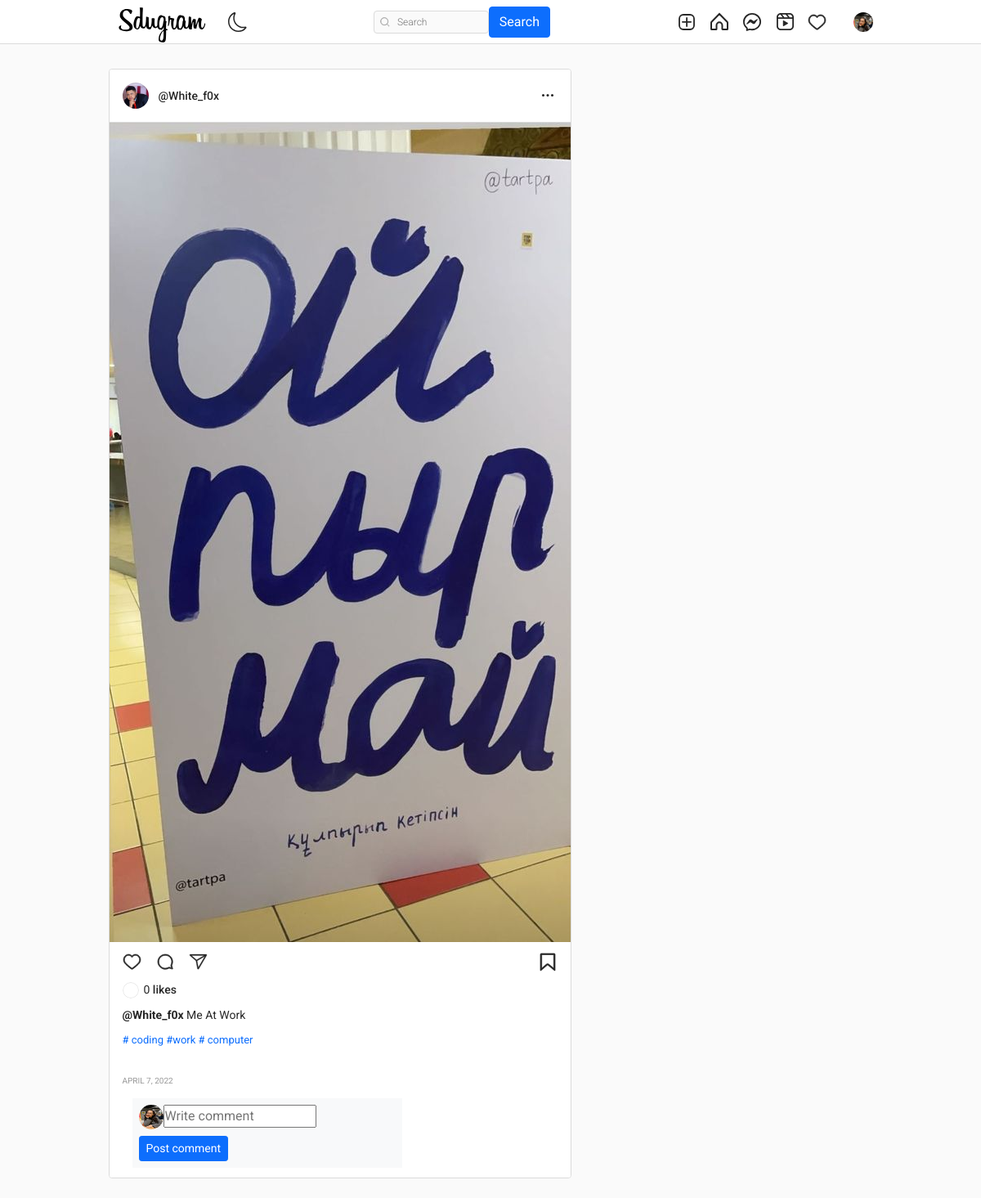
Page /32e19de4-c8df-4a00-b817-7b7b3effafdd (signed in) on the committed database.
### authy/models.py (models this page shows, shortened)
class Profile(models.Model):
    user = models.OneToOneField(User, related_name='profile', on_delete=models.CASCADE)
    image = models.ImageField(upload_to="profile_pciture", null=True, default="default.jpg")
    first_name = models.CharField(max_length=200, null=True, blank=True)
    last_name = models.CharField(max_length=200, null=True, blank=True)
    bio = models.CharField(max_length=200, null=True, blank=True)
    location = models.CharField(max_length=200, null=True, blank=True)
    url = models.URLField(max_length=200, null=True, blank=True)
    favourite = models.ManyToManyField(Post, blank=True)

### post/models.py (models this page shows, shortened)
class Post(models.Model):
    id = models.UUIDField(primary_key=True, default=uuid.uuid4, editable=False)
    picture = models.ImageField(upload_to=user_directory_path, verbose_name="Picture")
    caption = models.CharField(max_length=10000, verbose_name="Caption")
    posted = models.DateField(auto_now_add=True)
    tags = models.ManyToManyField(Tag, related_name="tags")
    user = models.ForeignKey(User, on_delete=models.CASCADE)
    likes = models.IntegerField(default=0)

class Tag(models.Model):
    title = models.CharField(max_length=75, verbose_name='Tag')
    slug = models.SlugField(null=False, unique=True, default=uuid.uuid1)
    class Meta:
        verbose_name = 'Tag'
        verbose_name_plural = 'Tags'
    def get_absolute_url(self):
        return reverse('tags', args=[self.slug])
    def __str__(self):
        return self.title

### post/views.py (the view)
# urls.py: path('<uuid:post_id>', PostDetail, name='post-details'),
@login_required
def PostDetail(request, post_id):
    user = request.user
    post = get_object_or_404(Post, id=post_id)
    comments = Comment.objects.filter(post=post).order_by('-date')
    if request.method == "POST":
        form = NewCommentForm(request.POST)
        if form.is_valid():
            comment = form.save(commit=False)
            comment.post = post
            comment.user = user
            comment.save()
            return HttpResponseRedirect(reverse('post-details', args=[post.id]))
    else:
        form = NewCommentForm()
    context = {
        'post': post,
        'form': form,
        'comments': comments
    }
    return render(request, 'postdetail.html', context)

### comment/forms.py
class NewCommentForm(forms.ModelForm):
    body = forms.CharField(widget=forms.TextInput(attrs={'class': 'input', 'placeholder': 'Write comment'}), required=True)
    class Meta:
        model = Comment
        fields = ("body",)

### templates/postdetail.html (shortened to what this page needs)
{% extends 'base.html' %}
{% load static %}
{% load crispy_forms_tags %}
{% block content %}
<head>
</head>
    <main class="main-container">
        <section class="content-container">
            <div class="contendt">
                <div class="posts">
                    <article class="post">
                        <div class="post__header">
                            <div class="post__profile">
                                <a href="{% url 'profile' post.user %}" class="post__avatar">
                                    <img src="{{ post.user.profile.image.url }}" alt="User Picture">
                                </a>
                                <a href="{% url 'profile' post.user %}" class="post__user">@{{ post.user.username }}</a>
                            </div>
                            <button class="post__more-options">
                                <svg width="24" height="24" viewBox="0 0 24 24" fill="none" xmlns="http://www.w3.org/2000/svg">
                                    <circle cx="6.5" cy="11.5" r="1.5" fill="var(--text-dark)"/>
                                    <circle cx="12" cy="11.5" r="1.5" fill="var(--text-dark)"/>
                                    <circle cx="17.5" cy="11.5" r="1.5" fill="var(--text-dark)"/>
                                </svg>
                            </button>
                        </div>
                        <div class="post__content">
                            <div class="post__medias">
                                <a href="{% url 'post-details' post.id %}"><img class="post__media" src="{{ post.picture.url }}" alt="Post Content" style="width:1000%; object-fit: contain;"></a>
                            </div>
                        </div>
                        <div class="post__footer">
                            <div class="post__buttons">
                                <a href="{% url 'like' post.id %}" class="post__button">
                                </a>
                                <button class="post__button">
                                </button>
                                <button class="post__button">
                                </button>
                                <button class="post__button post__button--align-right">
                                </button>
                            </div>
                            <div class="post__infos">
                                <div class="post__likes">
                                    <a href="#" class="post__likes-avatar">
                                    </a>
                                    <span>{{post.likes}} <a class="post__name--underline" href="#">likes</a> <a href="#"></a></span>
                                </div>
                                <div class="post__description">
                                    <span>
                                        <a class="post__name--underline" href="#"><b>@{{post.user.username}}</b></a>
                                        {{post.caption}}
                                    </span>
                                </div>
                                <p style="font-size: 13px;">{% for tag in post.tags.all %}
                                    <a href="{{ tag.get_absolute_url }}" style="text-decoration: none;">
                                        #{{ tag }}
                                    </a>
                                    {% endfor %}
                                </p>
                                <span class="post__date-time">{{post.posted}}</span>
                                <div class="container mt-1">
                                    <div class="d-flex justify-content-right row">
                                        <div class="col-md-8 col-lg-8">
                                            <div class="d-flex flex-column comment-section">
                                                <form method="POST">
                                                    <div class="bg-light p-2">
                                                        <div class="d-flex flex-row align-items-start"><img class="rounded-circle" src="{{request.user.profile.image.url}}" width="30" height="30">{{form.body}}</div>
                                                        <div class="mt-2 text-right"><button class="btn btn-primary btn-sm shadow-none" type="submit">Post comment</button></div>
                                                    </div>
                                                </form>
                                            </div>
                                        </div>
                                    </div>
                                </div>
                            </div>
                        </div>
                    </article>
                </div>
            </div>
        </section>
    </main>
{% endblock content %}

### templates/base.html (shortened to what this page needs)
{% load static %}
<!DOCTYPE html>
<html lang="en">
<head>
    <link rel="stylesheet" href="https://cdn.jsdelivr.net/npm/bootstrap-icons@1.8.1/font/bootstrap-icons.css">
    <link href="https://cdn.jsdelivr.net/npm/bootstrap@5.1.3/dist/css/bootstrap.min.css" rel="stylesheet">
    <link rel="stylesheet" type="text/css" href="{% static 'assets1/style.css' %}">
</head>
<body>
    <header class="header">
        <nav class="header__content">
            <div class="header__buttons">
                <a href="{% url 'index' %}" class="header__home">
                    <!DOCTYPE svg PUBLIC "-//W3C//DTD SVG 20010904//EN"
                     "http://www.w3.org/TR/2001/REC-SVG-20010904/DTD/svg10.dtd">
                </a>
                <button class="header__theme-button" title="Toggle Theme">
                </button>
            </div>
            <form action="{% url 'search-users' %}" method="GET">
                <div class="header__search">
                    <input type="text" placeholder="Search" name="q" value="{{ request.GET.q }}">
                    <button class="btn btn-primary" type="submit">Search</button>
                </div>
            </form>
            <div class="header__buttons header__buttons--desktop">
                <a href="{% url 'newpost' %}">
                </a>
                <a href="{% url 'index' %}">
                </a>
                <a href="{% url 'message' %}">
                </a>
                <a href="#">
                </a>
                <span>
                    <a href="{% url 'show-notification' %}">
                    </a>
                </span>
                <a href="">
                    <button class="profile-button">
                        <a href="{% url 'profile' request.user %}">
                            <div class="profile-button__picture">
                                <img src="{{request.user.profile.image.url}}" alt="User Picture">
                            </div>
                        </a>
                    </button>
                </a>
            </div>
        </nav>
    </header>
    {% block content %}
    {% endblock content %}
</body>
</html>

### templates/postdetail.html (style rules this page uses)
.shadow-none { box-shadow: none }

### rows in the picture
Post: user.profile.image (picture), user.username "White_f0x", picture (picture), likes "0", caption "Me At Work", posted "APRIL 7, 2022"
Tag: title "coding"
Tag: title "work"
Tag: title "computer"
